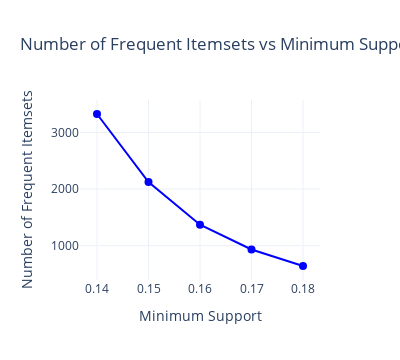

Notebook cell for this chart:
### Code cell
plot_support_vs_frequent_itemsets(onehot_dfC,14,19)

### Figure 1 — Plotly figure (JSON) as saved in the notebook; plotly's stock layout.template omitted (floating-point values rounded to 4 significant figures)
{"data": [{"line": {"color": "blue", "width": 2}, "marker": {"color": "blue", "size": 8}, "mode": "markers+lines", "name": "Frequent Itemsets", "type": "scatter", "x": [0.14, 0.15, 0.16, 0.17, 0.18], "y": [3325, 2123, 1371, 933, 642]}], "layout": {"height": 360, "plot_bgcolor": "white", "showlegend": false, "title": {"text": "Number of Frequent Itemsets vs Minimum Support"}, "width": 400, "xaxis": {"autorange": true, "range": [0.1367, 0.1833], "tickmode": "array", "tickvals": [0.14, 0.15, 0.16, 0.17, 0.18], "title": {"text": "Minimum Support"}, "type": "linear"}, "yaxis": {"autorange": true, "range": [394.9, 3572.0], "title": {"text": "Number of Frequent Itemsets"}, "type": "linear"}}}
